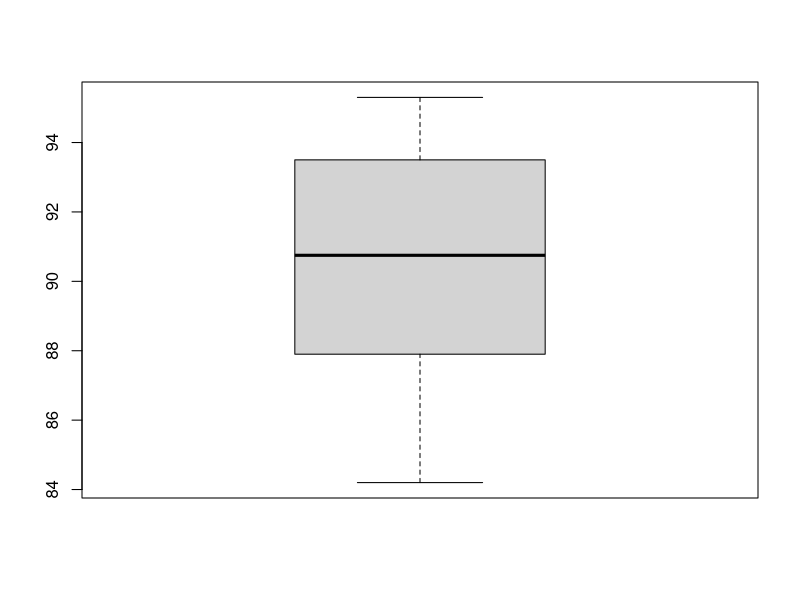
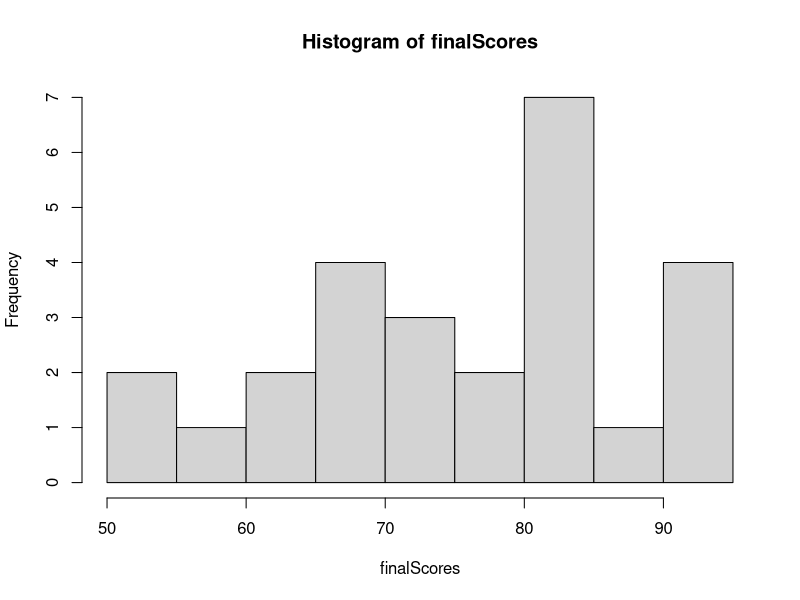
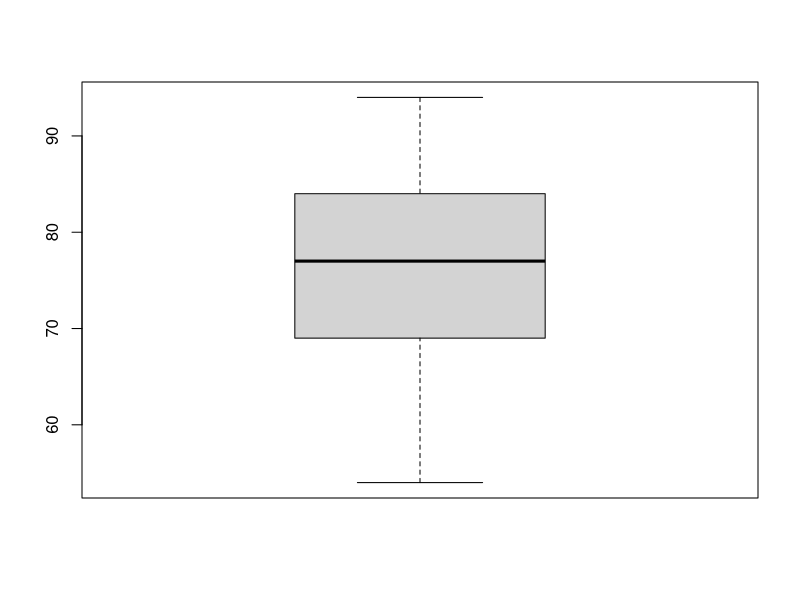

These charts were generated, in order, by the following R code:
scores = c(87.9, 84.2, 86.9, 87.7, 91.7, 88.8, 95.3, 93.5, 94.3, 88.1, 90.2, 91.4, 91.3, 93.9)
mean(scores)
var(scores)
sd(scores)
quantile(scores,c(.25,.5,.75))
IQR(scores)
boxplot(scores)

octaneLevels = c(87.9, 84.2, 86.9, 87.7, 91.7, 88.8, 95.3, 93.5, 94.3, 88.1, 90.2, 91.4, 91.3, 93.9)
stem(octaneLevels, scale=2)


finalScores = c(55,61,94,94,69,77,68,54,85,77,92,92,81,73,69,81,75,84,70,81,81,89,59,72,82,62)
hist(finalScores)
mean(finalScores)
var(finalScores)
median(finalScores)
quantile(finalScores,c(.25,.75))
quantile(finalScores,c(.65))
IQR(finalScores)
boxplot(finalScores)
summary(finalScores)